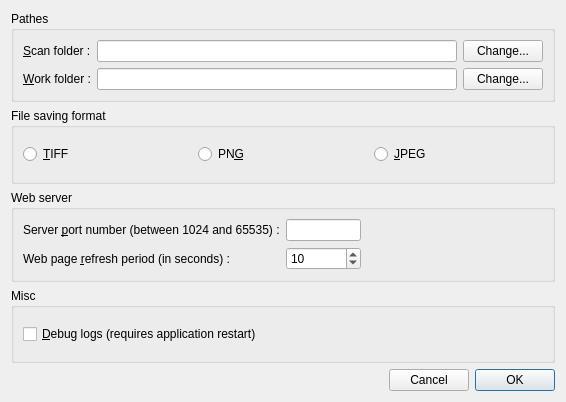
<?xml version="1.0" encoding="UTF-8"?>
<ui version="4.0">
 <class>PrefsDialog</class>
 <widget class="QDialog" name="PrefsDialog">
  <property name="geometry">
   <rect>
    <x>0</x>
    <y>0</y>
    <width>566</width>
    <height>402</height>
   </rect>
  </property>
  <property name="windowTitle">
   <string>ALS preferences</string>
  </property>
  <layout class="QVBoxLayout" name="verticalLayout_2">
   <item>
    <widget class="QGroupBox" name="groupBox">
     <property name="title">
      <string>Pathes</string>
     </property>
     <layout class="QVBoxLayout" name="verticalLayout">
      <item>
       <layout class="QHBoxLayout" name="horizontalLayout_2">
        <item>
         <widget class="QLabel" name="lbl_scan_folder">
          <property name="text">
           <string>&amp;Scan folder :</string>
          </property>
          <property name="buddy">
           <cstring>btn_browse_scan</cstring>
          </property>
         </widget>
        </item>
        <item>
         <widget class="QLineEdit" name="ln_scan_folder_path">
          <property name="minimumSize">
           <size>
            <width>350</width>
            <height>0</height>
           </size>
          </property>
          <property name="readOnly">
           <bool>true</bool>
          </property>
         </widget>
        </item>
        <item>
         <widget class="QPushButton" name="btn_browse_scan">
          <property name="text">
           <string>Change...</string>
          </property>
         </widget>
        </item>
       </layout>
      </item>
      <item>
       <layout class="QHBoxLayout" name="horizontalLayout_3">
        <item>
         <widget class="QLabel" name="lbl_work_folder">
          <property name="text">
           <string>&amp;Work folder :</string>
          </property>
          <property name="buddy">
           <cstring>btn_browse_work</cstring>
          </property>
         </widget>
        </item>
        <item>
         <widget class="QLineEdit" name="ln_work_folder_path">
          <property name="minimumSize">
           <size>
            <width>350</width>
            <height>0</height>
           </size>
          </property>
          <property name="readOnly">
           <bool>true</bool>
          </property>
         </widget>
        </item>
        <item>
         <widget class="QPushButton" name="btn_browse_work">
          <property name="text">
           <string>Change...</string>
          </property>
         </widget>
        </item>
       </layout>
      </item>
     </layout>
    </widget>
   </item>
   <item>
    <widget class="QGroupBox" name="groupBox_4">
     <property name="title">
      <string>File saving format</string>
     </property>
     <layout class="QHBoxLayout" name="horizontalLayout_6">
      <item>
       <widget class="QRadioButton" name="radioSaveTiff">
        <property name="text">
         <string>&amp;TIFF</string>
        </property>
       </widget>
      </item>
      <item>
       <widget class="QRadioButton" name="radioSavePng">
        <property name="text">
         <string>PN&amp;G</string>
        </property>
       </widget>
      </item>
      <item>
       <widget class="QRadioButton" name="radioSaveJpeg">
        <property name="text">
         <string>&amp;JPEG</string>
        </property>
       </widget>
      </item>
     </layout>
    </widget>
   </item>
   <item>
    <widget class="QGroupBox" name="groupBox_2">
     <property name="title">
      <string>Web server</string>
     </property>
     <layout class="QHBoxLayout" name="horizontalLayout_4">
      <item>
       <layout class="QGridLayout" name="gridLayout">
        <item row="0" column="0">
         <widget class="QLabel" name="lbl_server_port">
          <property name="text">
           <string>Server &amp;port number (between 1024 and 65535) :</string>
          </property>
          <property name="textFormat">
           <enum>Qt::AutoText</enum>
          </property>
          <property name="buddy">
           <cstring>ln_web_server_port</cstring>
          </property>
         </widget>
        </item>
        <item row="0" column="1">
         <widget class="QLineEdit" name="ln_web_server_port">
          <property name="maximumSize">
           <size>
            <width>75</width>
            <height>16777215</height>
           </size>
          </property>
          <property name="inputMask">
           <string/>
          </property>
         </widget>
        </item>
        <item row="1" column="0">
         <widget class="QLabel" name="label">
          <property name="text">
           <string>Web page &amp;refresh period (in seconds) :</string>
          </property>
          <property name="buddy">
           <cstring>spn_webpage_refresh_period</cstring>
          </property>
         </widget>
        </item>
        <item row="1" column="1">
         <widget class="QSpinBox" name="spn_webpage_refresh_period">
          <property name="minimum">
           <number>1</number>
          </property>
          <property name="value">
           <number>10</number>
          </property>
         </widget>
        </item>
       </layout>
      </item>
      <item>
       <spacer name="horizontalSpacer_2">
        <property name="orientation">
         <enum>Qt::Horizontal</enum>
        </property>
        <property name="sizeHint" stdset="0">
         <size>
          <width>160</width>
          <height>20</height>
         </size>
        </property>
       </spacer>
      </item>
     </layout>
    </widget>
   </item>
   <item>
    <widget class="QGroupBox" name="groupBox_3">
     <property name="title">
      <string>Misc</string>
     </property>
     <layout class="QVBoxLayout" name="verticalLayout_3">
      <item>
       <widget class="QCheckBox" name="chk_debug_logs">
        <property name="text">
         <string>&amp;Debug logs (requires application restart)</string>
        </property>
       </widget>
      </item>
     </layout>
    </widget>
   </item>
   <item>
    <layout class="QHBoxLayout" name="horizontalLayout">
     <property name="sizeConstraint">
      <enum>QLayout::SetDefaultConstraint</enum>
     </property>
     <item>
      <spacer name="horizontalSpacer">
       <property name="orientation">
        <enum>Qt::Horizontal</enum>
       </property>
       <property name="sizeHint" stdset="0">
        <size>
         <width>40</width>
         <height>20</height>
        </size>
       </property>
      </spacer>
     </item>
     <item>
      <widget class="QPushButton" name="btn_Cancel">
       <property name="text">
        <string>Cancel</string>
       </property>
      </widget>
     </item>
     <item>
      <widget class="QPushButton" name="btn_OK">
       <property name="text">
        <string>OK</string>
       </property>
       <property name="default">
        <bool>true</bool>
       </property>
      </widget>
     </item>
    </layout>
   </item>
  </layout>
 </widget>
 <resources/>
 <connections>
  <connection>
   <sender>btn_Cancel</sender>
   <signal>clicked()</signal>
   <receiver>PrefsDialog</receiver>
   <slot>reject()</slot>
   <hints>
    <hint type="sourcelabel">
     <x>556</x>
     <y>269</y>
    </hint>
    <hint type="destinationlabel">
     <x>288</x>
     <y>274</y>
    </hint>
   </hints>
  </connection>
  <connection>
   <sender>btn_OK</sender>
   <signal>clicked()</signal>
   <receiver>PrefsDialog</receiver>
   <slot>accept()</slot>
   <hints>
    <hint type="sourcelabel">
     <x>668</x>
     <y>270</y>
    </hint>
    <hint type="destinationlabel">
     <x>701</x>
     <y>177</y>
    </hint>
   </hints>
  </connection>
 </connections>
</ui>
